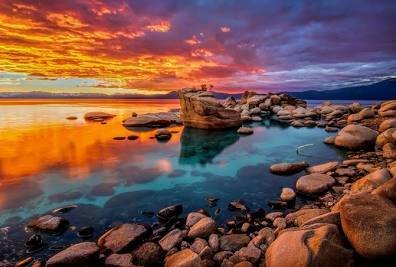
#> input picture Deep Neural Network Compression & CV/Assignments/Group 1/Harshil Goel 240437/test.jpg, 396 x 267 px, found by its file name
$ jupyter execute 241138_Assignment_2.ipynb
#> lines starting #> are read from the running program, lines starting #| are printed output that depends on the picture; after the words box and inside, x2 and y2 are one past the last pixel; in counts of white or black regions, pixels touching at a corner belong together
# Assignment 2

## A bit of info before you start.

> ***First and foremost, dont use AI to code. Use it to understand and then write code yourself. Use AI to verify if the code you wrote it correct, that will help you learn far far more.***

> ***Implement Stuff from sratch. Use cv2 functions only when numpy implementation can be extremely tedious.***

You will need to use your own image for this assignment, which you need to import into here.
If you cant fetch your image from any APIs that dont need credentials, then :
To preserve an image in Google Colab without a continuous runtime or using Google Drive, you can use base64 string encoding of images ( its really simple )

First, begin by normally uploading the image into the contents folders as you normally do in colab or fetch it using Drive or any API.

To get the base64 string :
```
import base64
with open("your_image.jpg", "rb") as img_file:
    print(base64.b64encode(img_file.read()).decode())
```

Note that the base64 string is a very long string, click on the three dot icon to the left of the current code cell and click on <code> Copy Cell Output </code> to easily copy it to your clipboard.

Then, to embed the string into your Jupyter Notebook :
```
from PIL import Image
import io
import base64
import matplotlib.pyplot as plt
import numpy as np

# PASTE BASE64 STRING HERE
base64_image = "iVBORw0K..."  # long base64 string

img_data = base64.b64decode(base64_image)
img = Image.open(io.BytesIO(img_data))

plt.imshow(img)
plt.axis("off")
```
The string is really long so, use a multiline string in python ( syntax : """ """ )

Otherwise, you can also choose to use any API ( try researching on https://picsum.photos/ )

## Part A

1. Grayscale Histogram - load you image and then write a function <code>gray_histogram</code>. Details below :
```
Requirements:
Function Signature : gray_histogram(gray_img)
1. Input is a non-normalized grayscale image (values 0–255)
2. Use pure NumPy loops
3. No OpenCV histogram functions allowed
```
Then plot using matplotlib.

2. RGB Histogram - do the same for an RGB image, final result should look like the one attached in the lecture slides. But, ONLY using Numpy. Plot using matplotlib. ( If you get 1st part, this is very easy )

[cell 1]
import numpy as np
import matplotlib.pyplot as plt
from PIL import Image
from google.colab import files


print("Please upload a grayscale image (JPG/PNG):")
uploaded = files.upload()
#> the answer given: test.jpg

# get uploaded filename
filename = list(uploaded.keys())[0]

# load image in grayscale
img = Image.open(filename).convert("L")
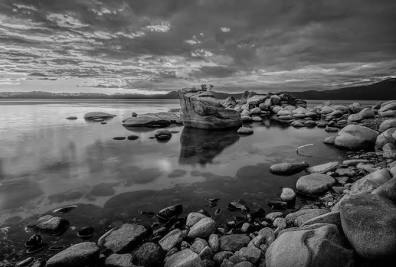
#> img: PIL image 396x267 L; min 0, max 226, mean 92.3
gray_img = np.array(img)

print("Image loaded:", filename)
print("Shape:", gray_img.shape)
#| Shape: (267, 396)


# Grayscale Histogram Function (PURE NUMPY LOOPS)

def gray_histogram(gray_img):

    hist = np.zeros(256, dtype=np.int64)

    rows, cols = gray_img.shape
#> rows = 267; cols = 396
    for i in range(rows):
        for j in range(cols):
            val = int(gray_img[i, j])
            hist[val] += 1
#> after the loop, hist = 256 values, max 1149 at index 93, min 0 at index 221, mean 413

    return hist

# Compute histogram

hist_gray = gray_histogram(gray_img)
#> hist_gray has the same summary as hist in gray_histogram

print("Histogram computed! Total pixels:", hist_gray.sum())
#| Histogram computed! Total pixels: 105732

#  Plot histogram

plt.figure(figsize=(8,4))
plt.bar(np.arange(256), hist_gray, width=1, color='black')
plt.title("Grayscale Histogram (0–255)")
plt.xlabel("Intensity")
plt.ylabel("Count")
plt.xlim([0,255])
plt.show()
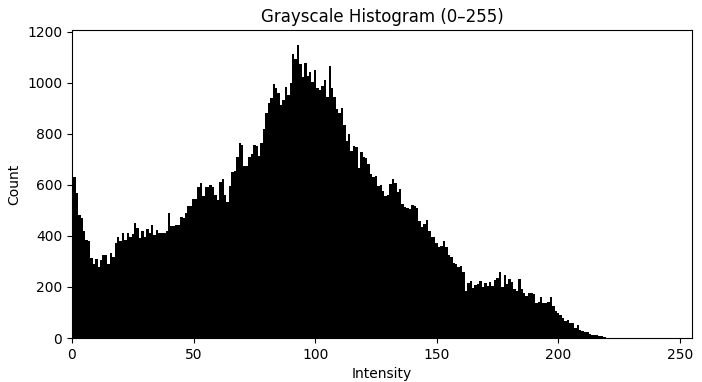
#> figure drawn by matplotlib, 1 panel; tallest bar 1149 high, from x = 92.5 to 93.5
#> further down, img_rgb is the input picture: PIL image 396x267 RGB; mean R, G, B 118.5, 82.5, 74

#RGB HISTOGRAM

import numpy as np
import matplotlib.pyplot as plt
from PIL import Image

def rgb_histogram(rgb_img):
    """
    Computes RGB histograms manually using pure loops.
    No numpy histogram or OpenCV is used.
    Optimized: single flattened loop using reshape(-1,3).
    """
    if rgb_img.ndim != 3 or rgb_img.shape[2] != 3:
        raise ValueError("Input must be an RGB image")

    img = rgb_img.astype(np.uint8)

    hist_R = np.zeros(256, dtype=np.int64)
    hist_G = np.zeros(256, dtype=np.int64)
    hist_B = np.zeros(256, dtype=np.int64)

    # local references for speed
    hR, hG, hB = hist_R, hist_G, hist_B

    for r, g, b in img.reshape(-1, 3):
        hR[r] += 1
        hG[g] += 1
        hB[b] += 1
#> this loop made 105732 passes
#> (r, g, b) on passes 1 to 3: (167, 57, 68), (164, 57, 67), (163, 55, 68)
#> after the loop, hB = 256 values, max 5080 at index 0, min 0 at index 237, mean 413; hG = 256 values, max 1880 at index 0, min 0 at index 224, mean 413; hR = 256 values, max 1117 at index 255, min 149 at index 254, mean 413

    return hist_R, hist_G, hist_B


# Load the uploaded image as RGB
img_rgb = Image.open(filename).convert("RGB")
rgb_arr = np.array(img_rgb)

# histograms
hist_R, hist_G, hist_B = rgb_histogram(rgb_arr)
#> hist_R has the same summary as hR in rgb_histogram; hist_G has the same summary as hG in rgb_histogram; hist_B has the same summary as hB in rgb_histogram


xs = np.arange(256)

plt.figure(figsize=(10,4))
plt.plot(xs, hist_R, color='red', linewidth=1.3, label="Red")
plt.plot(xs, hist_G, color='green', linewidth=1.3, label="Green")
plt.plot(xs, hist_B, color='blue', linewidth=1.3, label="Blue")

plt.fill_between(xs, hist_R, alpha=0.1, color='red')
plt.fill_between(xs, hist_G, alpha=0.1, color='green')
plt.fill_between(xs, hist_B, alpha=0.1, color='blue')

plt.title("RGB Histogram (0–255)")
plt.xlabel("Intensity")
plt.ylabel("Count")
plt.xlim([0,255])
plt.legend()
plt.tight_layout()
plt.show()
#> figure, not shown here; curve peaks at x = 255, y = 1117; curve peaks at x = 0, y = 1880; curve peaks at x = 0, y = 5080

## Part B

#### RGB to HSV ( only Numpy ofc )
Write a function <code>rgb_to_hsv</code> that takes a 0-255 ( not normalised ) RGB image and returns an HSV image ( also not normalised ).

**Note :** Research for the formulas, maybe ask some AI to explain you the algo and formulas ( NOT to give you the code, seriously youre not gonna learn anything if you do that )

The output should be in a format that is compatible with OpenCV cvtColor. Read the documentation to find out any Hue scaling etc.
Finally, use your function and test it by using cv2.cvtColor to convert your function output into RGB again and display it. Your image will appear the same after reconversion into RGB.

[cell 2]
# Your PART B codes follow here. You can create more cells under this. Write clean and commented code.
import numpy as np
import cv2
import matplotlib.pyplot as plt

def rgb_to_hsv(rgb_img):

    rgb = rgb_img.astype('float32') / 255.0

    r, g, b = rgb[:, :, 0], rgb[:, :, 1], rgb[:, :, 2]


    v = np.max(rgb, axis=2)


    min_rgb = np.min(rgb, axis=2)
    delta = v - min_rgb


    s = np.zeros_like(v)
    mask_s = (v != 0)
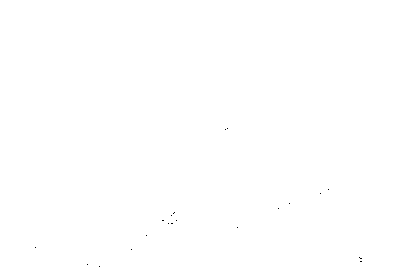
#> mask_s: shape (267, 396) bool; 100% white; black in thin lines or dots, all inside (x1, y1, x2, y2) = (35, 128, 362, 267)
    s[mask_s] = delta[mask_s] / v[mask_s]
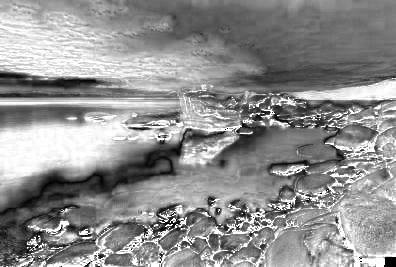
#> s: shape (267, 396) float32; min 0, max 1, mean 0.565


    h = np.zeros_like(v)
    mask_h = (delta != 0)
#> mask_h: shape (267, 396) bool; 99.8% white; 59 black regions (57 under 20 px), largest, box (x1, y1, x2, y2) and area: (384, 257, 396, 267) 112, (162, 220, 176, 226) 22


    h[mask_h] = np.where(r[mask_h] == v[mask_h], 60 * (((g[mask_h] - b[mask_h]) / delta[mask_h]) % 6),
                       np.where(g[mask_h] == v[mask_h], 60 * (((b[mask_h] - r[mask_h]) / delta[mask_h]) + 2),
                                60 * (((r[mask_h] - g[mask_h]) / delta[mask_h]) + 4)))


    h[h < 0] += 360


    h = (h / 2).astype(np.uint8)
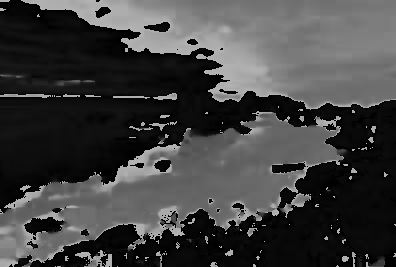
#> h: shape (267, 396); min 0, max 179, mean 64.4

    s = (s * 255).astype(np.uint8)
    v = (v * 255).astype(np.uint8)


    hsv_img = np.stack([h, s, v], axis=-1)
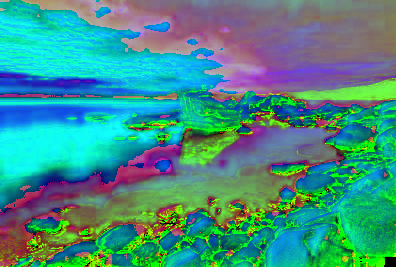
#> hsv_img: shape (267, 396, 3); mean of channels 0, 1, 2 64.4, 143.5, 133.5; drawn as R, G, B
    return hsv_img


hsv_img = rgb_to_hsv(rgb_arr)

rgb_reconstructed = cv2.cvtColor(hsv_img, cv2.COLOR_HSV2RGB)

fig, axes = plt.subplots(1, 2, figsize=(10, 5))
axes[0].imshow(rgb_arr)
axes[0].set_title('Original RGB')
axes[0].axis('off')
axes[1].imshow(rgb_reconstructed)
axes[1].set_title('Reconstructed RGB (via HSV)')
axes[1].axis('off')
plt.show()

diff = np.abs(rgb_arr.astype(np.int16) - rgb_reconstructed.astype(np.int16))
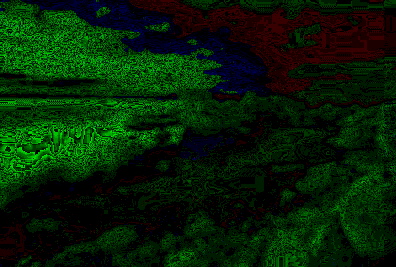
#> diff: shape (267, 396, 3) int16; mean R, G, B 0.131, 1.16, 0.0904; drawn with min black and max white
print(f"Max pixel difference: {np.max(diff)}")
#| Max pixel difference: 9

## Part C

####Create 2 filters.
1. Give them any name of your choice ( I look forward to receiveing some hilarious names in submissions )
2. Clearly state what all you are doing in the filter. Like any saturation boost, etc. ( Be creative, think about stuff like adding a blue layer or making the image look foggy )
3. Suggest what kind of images is your filter good for ( maybe beach images, or rainforest etc. )
4. Comment your code showing where you implemented what part of your filter
5. The filters should be in form of functions that take 0-255 RGB image and return 0-255 RGB image.
6. Give them an appropriate input according to your filter design, and display the original and filtered image ( Be sure to choose the image such that the effect of filter makes clear difference, preferably improvement in the image ). You can embed in 2 new images ( or even more if your filter is worthy bragging about, I dont mind, but display the original and outputs side by side )

**IMPORTANT FILTER DESIGN NOTES :**

The filter must include at least two color modifications, such as:
1. contrast adjustment
2. brightness shift
3. saturation change
4. gamma correction
5. hue rotation
6. vibrance boost
7. custom color tint
8. split-toning (different color for shadows & highlights)
9. channel mixing

Implement using NumPy + cv2 only.

Write a small note (2–3 lines) explaining:
1. why you chose those modifications
2. why they suit the image

[cell 3]
# Your PART C codes follow here. You can create more cells under this. Write clean and commented code.

[cell 4]
import numpy as np
import cv2
import matplotlib.pyplot as plt

def zombie_apocalypse(rgb_img):

    img_float = rgb_img.astype(np.float32) / 255.0


    hsv2 = cv2.cvtColor(img_float, cv2.COLOR_RGB2HSV)
#> hsv2: shape (267, 396, 3) float32; mean H, S, V 129.8, 0.6, 0.5
    hsv2[:, :, 1] *= 0.5
#> hsv2: shape (267, 396, 3) float32; mean H, S, V 129.8, 0.3, 0.5
    hsv2[:, :, 1] = np.clip(hsv2[:, :, 1], 0, 1)
    img_sat = cv2.cvtColor(hsv2, cv2.COLOR_HSV2RGB)


    gray = cv2.cvtColor(img_sat, cv2.COLOR_RGB2GRAY)
    shadows = gray < 0.3
#> shadows: shape (267, 396) bool; 25.8% white; 178 white regions (154 under 20 px), largest, box (x1, y1, x2, y2) and area: (0, 162, 370, 267) 15661, (180, 78, 396, 165) 5136, (306, 212, 396, 267) 2977
    highlights = gray > 0.7
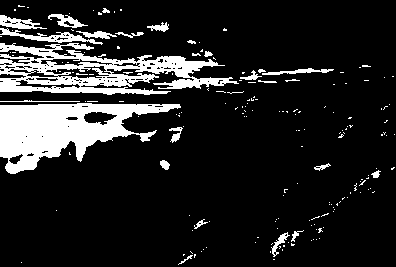
#> highlights: shape (267, 396) bool; 14.3% white; 184 white regions (159 under 20 px), largest, box (x1, y1, x2, y2) and area: (0, 103, 181, 174) 6432, (0, 43, 239, 95) 5643, (0, 28, 103, 45) 510
    img_split = img_sat.copy()

    img_split[shadows] = np.clip(img_split[shadows] + [0, 0, 0.2], 0, 1)
    img_split[highlights] = np.clip(img_split[highlights] + [0, 0.1, 0], 0, 1)
#> img_split: shape (267, 396, 3) float32; mean R, G, B 0.494, 0.438, 0.458


    midtones = (gray >= 0.3) & (gray <= 0.7)
#> midtones: shape (267, 396) bool; 59.9% white; 349 black regions (300 under 20 px), largest, box (x1, y1, x2, y2) and area: (0, 162, 370, 267) 15666, (0, 103, 181, 174) 6434, (0, 43, 239, 95) 5643
    hsv3 = cv2.cvtColor(img_split, cv2.COLOR_RGB2HSV)
#> hsv3: shape (267, 396, 3) float32; mean H, S, V 159.8, 0.4, 0.6
    hsv3[midtones, 1] *= 1.2
#> hsv3: shape (267, 396, 3) float32; mean H, S, V 159.8, 0.4, 0.6
    hsv3[midtones, 1] = np.clip(hsv3[midtones, 1], 0, 1)
    img_vib = cv2.cvtColor(hsv3, cv2.COLOR_HSV2RGB)
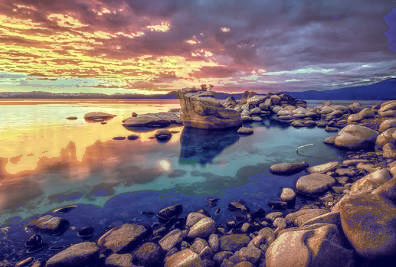
#> img_vib: shape (267, 396, 3) float32; mean R, G, B 0.49, 0.425, 0.446


    return (img_vib * 255).astype(np.uint8)


original_forest = rgb_arr

filtered_forest = zombie_apocalypse(original_forest)


fig, axes = plt.subplots(1, 2, figsize=(10, 5))
axes[0].imshow(original_forest)
axes[0].set_title('Original Image')
axes[0].axis('off')
axes[1].imshow(filtered_forest)
axes[1].set_title('Zombie Apocalypse Filtered')
axes[1].axis('off')
plt.tight_layout()
plt.show()

## Part D

#### White Balance Function
Write a function <code>white_patch_balance(img_rgb)</code> that takes a 0-255 RGB image and then returns a White Patch Method Balanced 0-255 RBG image. Use Numpy only to keep track of the brightest pixel and then scale the entire image with the factor you find. Display the original and output image.

[cell 5]
# Your PART D codes follow here. You can create more cells under this. Write clean and commented code.

[cell 6]
import numpy as np
import matplotlib.pyplot as plt
from PIL import Image

def white_patch_balance(img_rgb):
    """
    Applies White Patch balancing to an RGB image by finding the brightest pixel
    (defined as the pixel with the highest max(R, G, B) value) and scaling the
    entire image so that this brightest value becomes 255 in all channels.

    Parameters:
    img_rgb (numpy.ndarray): Input RGB image as a 3D array (H, W, 3) with values 0-255.

    Returns:
    numpy.ndarray: Balanced RGB image as a 3D array (H, W, 3) with values 0-255 (uint8).
    """

    img_float = img_rgb.astype(np.float32)


    max_per_pixel = np.max(img_float, axis=2)


    brightest = np.max(max_per_pixel)


    if brightest == 0:
        factor = 1.0
    else:
        factor = 255.0 / brightest


    balanced_float = img_float * factor


    balanced = np.clip(balanced_float, 0, 255).astype(np.uint8)

    return balanced


img = np.random.randint(0, 256, (100, 100, 3), dtype=np.uint8)


balanced_img = white_patch_balance(img)


fig, axes = plt.subplots(1, 2, figsize=(10, 5))
axes[0].imshow(img)
axes[0].set_title('Original Image')
axes[0].axis('off')

axes[1].imshow(balanced_img)
axes[1].set_title('White Patch Balanced Image')
axes[1].axis('off')

plt.show()
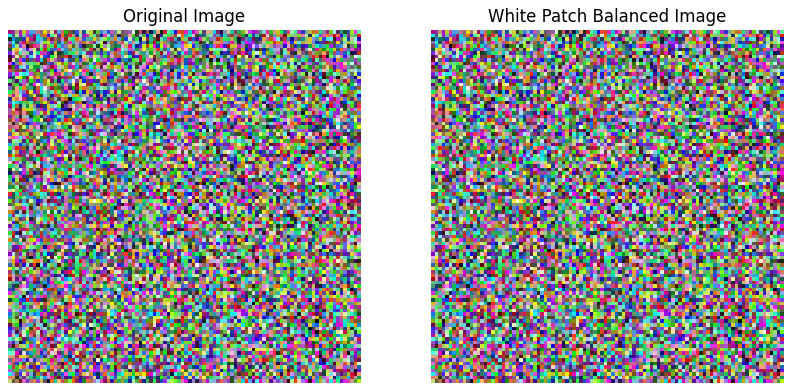
#> figure drawn by matplotlib, 2 panels

$ run again, on Deep Neural Network Compression & CV/Assignments/Group 1/Harshil Goel 240437/einstein.jpg
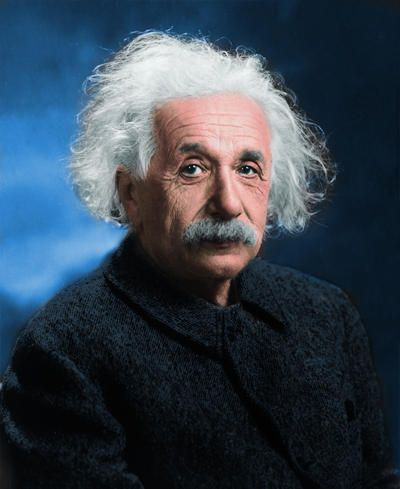
#> input picture Deep Neural Network Compression & CV/Assignments/Group 1/Harshil Goel 240437/einstein.jpg, 400 x 489 px, found by its file name
#| Shape: (489, 400)
#> after the loop in gray_histogram, `for i in range(rows):`: hist = 256 values, max 6837 at index 24, min 0 at index 247, mean 764.1
#> hist_gray has the same summary as hist in gray_histogram
#| Histogram computed! Total pixels: 195600
#> img_rgb is the input picture: PIL image 400x489 RGB; mean R, G, B 51.2, 64.5, 77.8
#> the loop in rgb_histogram, `for r, g, b in img.reshape(-1, 3):` made 195600 passes
#> (r, g, b) on passes 1 to 3: (34, 62, 84), (34, 62, 84), (32, 62, 86)
#> after the loop in rgb_histogram, `for r, g, b in img.reshape(-1, 3):`: hB = 256 values, max 4899 at index 41, min 0 at index 250, mean 764.1; hG = 256 values, max 6536 at index 27, min 0 at index 249, mean 764.1; hR = 256 values, max 10358 at index 10, min 2 at index 255, mean 764.1
#> hist_R has the same summary as hR in rgb_histogram; hist_G has the same summary as hG in rgb_histogram; hist_B has the same summary as hB in rgb_histogram
#> mask_s: shape (489, 400) bool; 100% white; black in thin lines or dots, all inside (x1, y1, x2, y2) = (139, 305, 292, 467)
#> in rgb_to_hsv, `mask_h = (delta != 0)`:
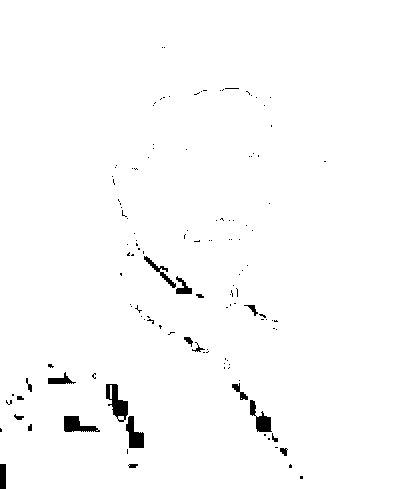
#> mask_h: shape (489, 400) bool; 98.5% white; 130 black regions (110 under 20 px), largest, box (x1, y1, x2, y2) and area: (106, 384, 128, 422) 430, (126, 416, 144, 448) 346, (64, 416, 100, 432) 341
#| Max pixel difference: 5
#> shadows: shape (489, 400) bool; 66.7% white; 49 black regions (46 under 20 px), largest, box (x1, y1, x2, y2) and area: (0, 0, 329, 334) 64721, (216, 280, 230, 306) 181, (327, 175, 336, 184) 29
#> highlights: shape (489, 400) bool; 11.8% white; 151 white regions (130 under 20 px), largest, box (x1, y1, x2, y2) and area: (64, 34, 311, 244) 18713, (8, 225, 121, 295) 2871, (185, 183, 206, 217) 317
#> midtones: shape (489, 400) bool; 21.4% white; 122 white regions (113 under 20 px), largest, box (x1, y1, x2, y2) and area: (0, 0, 329, 334) 40605, (229, 148, 267, 188) 592, (216, 280, 230, 306) 181
#> in zombie_apocalypse, `img_vib = cv2.cvtColor(hsv3, cv2.COLOR_HSV2RGB)`:
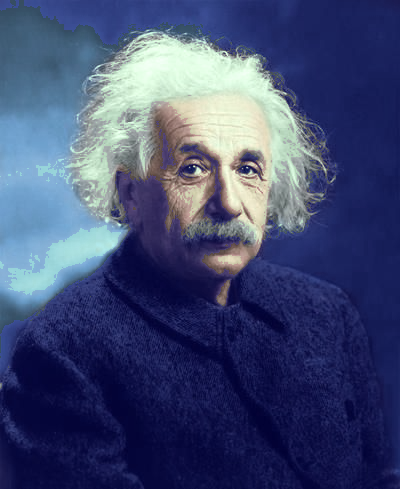
#> img_vib: shape (489, 400, 3) float32; mean R, G, B 0.256, 0.296, 0.447
